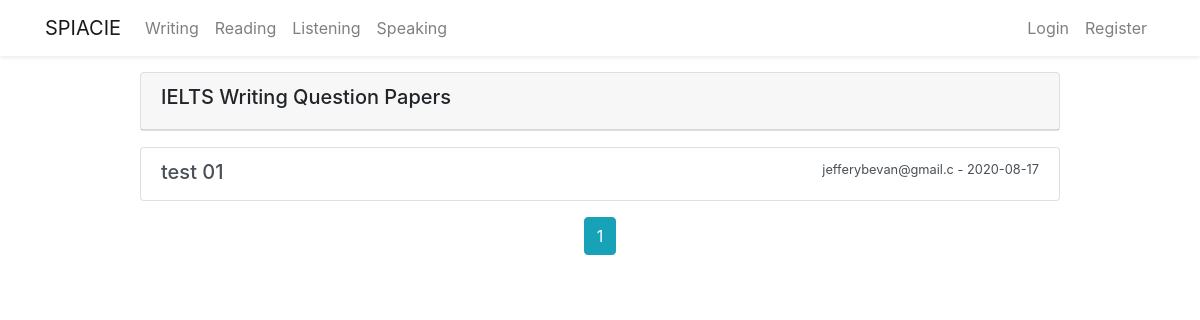
The page /writing on the database as committed earlier.
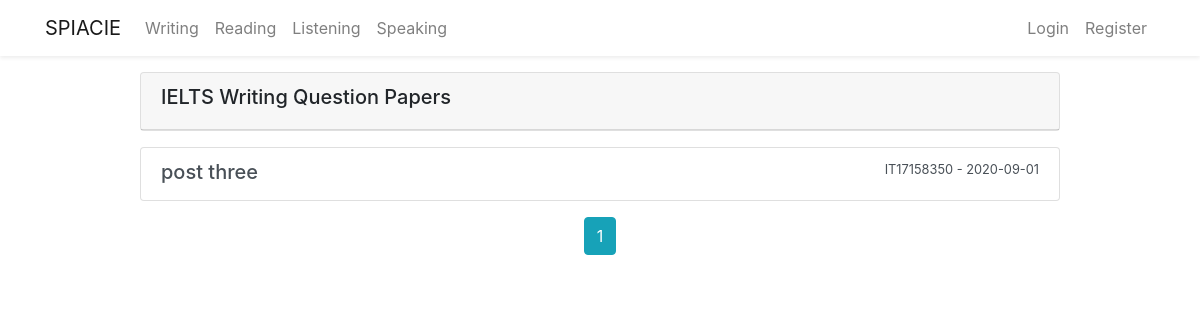
The same page on the database as committed later.
### flaskblog/models.py (models this page shows, shortened)
class Writingpaper(db.Model):
    id = db.Column(db.Integer, primary_key=True)
    title = db.Column(db.String(300), unique=True, nullable=False)
    task01 = db.Column(db.String(1000), nullable=False)
    task01_img = db.Column(db.String(20), nullable=True)
    date_posted = db.Column(db.DateTime, nullable=False,
                            default=datetime.now())
    user_id = db.Column(db.Integer, db.ForeignKey('user.id'), nullable=False)
    answer = db.relationship(
        'Writingpaperanswer', backref='candidate', lazy=True)

class User(db.Model, UserMixin):
    id = db.Column(db.Integer, primary_key=True)
    firstname = db.Column(db.String(20), nullable=False)
    lastname = db.Column(db.String(20), nullable=False)
    username = db.Column(db.String(20), unique=True, nullable=False)
    email = db.Column(db.String(20), unique=True, nullable=False)
    password = db.Column(db.String(20), nullable=False)
    image_file = db.Column(db.String(20), nullable=False,
                           default='default.jpg')
    post = db.relationship('Post', backref='author', lazy=True)
    writingpaper = db.relationship(
        'Writingpaper', backref='wcreator', lazy=True)
    writinganswer = db.relationship(
        'Writingpaperanswer', backref='wcandidate', lazy=True)
    speaking = db.relationship(
        'Speaking', backref='vspeak', lazy=True)
    speakinganswer = db.relationship(
        'Speakinganswer', backref='speakanswer', lazy=True)
    Speakinganswersav = db.relationship(
        'Speakinganswersaved', backref='speakinganswersaved', lazy=True)

### flaskblog/writing/routes.py (the view)
@writing.route("/writing")
def write():
    page = request.args.get('page', 1, type=int)
    writingpapers = Writingpaper.query.paginate(page=page, per_page=6)
    return render_template('writing.html', writingpapers=writingpapers)

### flaskblog/templates/writing.html (shortened to what this page needs)
{% extends 'layout.html' %} {% block content %}
<div class="row justify-content-center mt-3 mb-3">
  <div class="col-md-10">
    <div class="card mb-3">
      <div class="card-header">
        <h5>IELTS Writing Question Papers</h5>
      </div>
    </div>
    {% for writingpaper in writingpapers.items %}
    <div class="list-group">
      <a
        href="{{ url_for('writing.show_writing', writing_id= writingpaper.id )}}"
        class="list-group-item list-group-item-action"
      >
        <div class="d-flex w-100 justify-content-between">
          <h5 class="mb-1">{{ writingpaper.title }}</h5>
          <small
            >{{ writingpaper.wcreator.username }} - {{
            writingpaper.date_posted.strftime('%Y-%m-%d') }}</small
          >
        </div>
      </a>
    </div>
    {% endfor %}
    <div class="text-center mt-3">
      {% for page_num in writingpapers.iter_pages( left_edge=1, right_edge=1,  left_current=1, right_current=2) %}
      {% if page_num %}
      {% if writingpapers.page == page_num %}
      <a
        class="btn btn-info mb-4"
        href="{{ url_for('writing.write', page=page_num) }}"
        >{{ page_num }}</a
      >
      {% else %}
      <a
        class="btn btn-outline-info mb-4"
        href="{{ url_for('writing.write', page=page_num) }}"
        >{{ page_num }}</a
      >
      {% endif%} {% else %} .... {% endif%} {% endfor %}
    </div>
  </div>
  {% endblock content %}

Rows that differ between the two databases and show on the page:
removed Writingpaper: title "test 01", wcreator.username "jefferybevan@gmail.c", date_posted "2020-08-17"
added Writingpaper: title "post three", wcreator.username "IT17158350", date_posted "2020-09-01"
